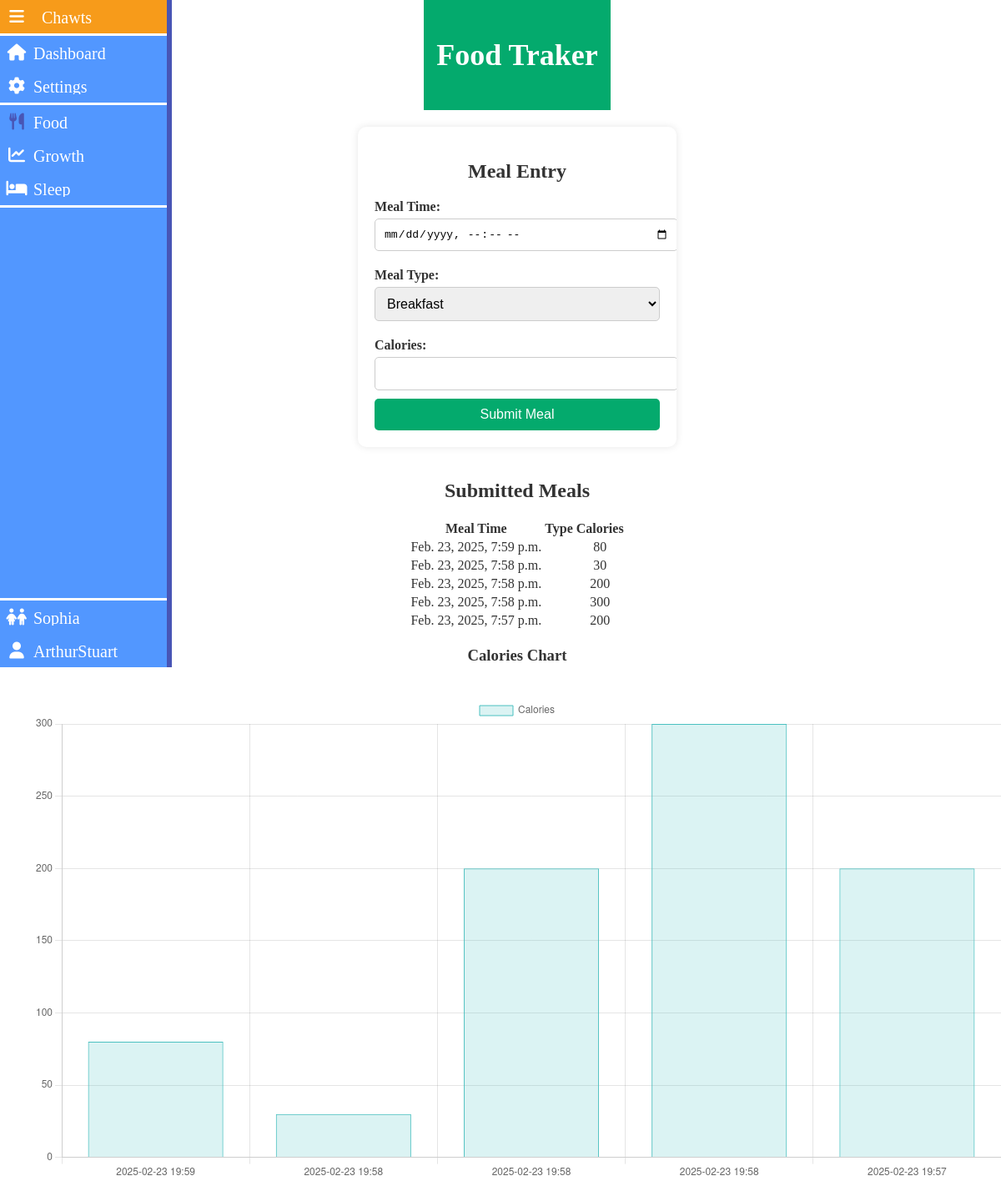
Screenshot of /food/ (signed in) with the database file from the repository.
### chawtsApp/models.py (models this page shows, shortened)
class Child(models.Model):
    firstName = models.CharField(max_length=50)
    lastName = models.CharField(max_length=50)
    dateOfBirth = models.DateField(default=None)
    profile_picture = models.ImageField(upload_to=profilePicUniqueUpload,blank=True, null=True)
    parents = models.ManyToManyField(User, through='FamilyAssociation', related_name='children')
    shareCode = models.CharField(max_length=10, unique=True, blank=True, null=True)
    class Meta:
        db_table = "chawts_child"

class Log(models.Model):
    TYPES = [
        ('sleep', 'Sleep'),
        ('food', 'Food'),
        ('growth', 'Growth'),
    ]
    type = models.CharField(max_length=50, choices=TYPES)
    timeEntry = models.DateTimeField(auto_now_add=True)     # time of when the user logged the event
    timeEvent = models.DateTimeField(default=timezone.now)  # time the user claimed the event happened (e.g. logging a meal after the fact)
    child = models.ForeignKey(Child, on_delete=models.CASCADE, related_name='logs')
    comment = models.CharField(max_length=100, blank=True, null=True)
    class Meta:
        db_table = "chawts_logBasic"
        abstract = True

class FoodLog(Log):
    child = models.ForeignKey(Child, on_delete=models.CASCADE, related_name='foodLogs')
    mealTypeBaby = [
        ('formula','Formula'),
        ('cowMilk','Cow Milk'),
        ('breastMilk','Breast Milk'),
    ]
    mealTypeChild = [
        ('pasta', 'Pasta'),
        ('jacketPotato','Jacket potato'),
        ('chickenCurryWithRice','Chicken curry with rice'),
        ('risotto','Risotto'),
        ('chilliConCarne','Chilli con carne'),
    ]
    amountEaten = [
        (0.00,'None'),
        (0.25,'Some'),
        (0.50,'Half'),
        (0.75,'Most'),
        (1.00,'Full'),
    ]
    mealType = models.CharField(max_length=50, choices=mealTypeBaby + mealTypeChild)
    amount = models.DecimalField(max_digits=3,decimal_places=2, choices=amountEaten,default=1.00)
    calories = models.IntegerField()
    class Meta:
        db_table = "chawts_logFood"

### chawtsApp/views.py (the view, shortened to what this page needs)
# urls.py: path("food/",       views.food,         name = "food"),
@login_required
def food(request):
    selected_child = None
    if 'selected_child_id' in request.session:
        selected_child = Child.objects.filter(id=request.session['selected_child_id'], parents=request.user).first()
    if not selected_child:
        return redirect('dashboard')
    meals = FoodLog.objects.filter(child=selected_child).order_by('-timeEvent')
    chart_data = {
        "labels": [meal.timeEvent.strftime('%Y-%m-%d %H:%M') for meal in meals],
        "calories": [meal.calories for meal in meals]
    }
    return render(request, "tracking/food.html", {
        "selected_child": selected_child,
        "meals": meals,
        "chart_data": json.dumps(chart_data),
    })

### chawtsApp/templates/tracking/food.html (shortened to what this page needs)
{% extends "base-sidebar.html" %}
{% load static %}
{% block headExtra %}
    <link rel="stylesheet" href="{% static 'css/food.css' %}" type="text/css">
{% endblock headExtra %}
{% block bodyExtra %}
    <header>
        <h1>Food Traker</h1>
    </header>
    <form method="post">
        <h2>Meal Entry</h2>
        <label for="meal-time">Meal Time:</label>
        <input type="datetime-local" name="meal_time" required>
        <label for="type">Meal Type:</label>
        <select name="type">
            <option value="breakfast">Breakfast</option>
        </select>
        <label for="calories">Calories:</label>
        <input type="number" name="calories" min="0" required>
        <button type="submit">Submit Meal</button>
    </form>
    <h2>Submitted Meals</h2>
        <table>
            <thead>
                <tr>
                    <th>Meal Time</th>
                    <th>Type</th>
                    <th>Calories</th>
                </tr>
            </thead>
            <tbody>
                {% for meal in meals %}
                <tr>
                    <td>{{ meal.timeEvent }}</td>
                    <td>{{ meal.get_type_display }}</td>
                    <td>{{ meal.calories }}</td>
                </tr>
                {% empty %}
                <tr><td colspan="3">No meals logged yet.</td></tr>
            {% endfor %}
            </tbody>
        </table>
    <h3>Calories Chart</h3>
    <canvas id="caloriesChart"></canvas>
    <script>
        var chartData = JSON.parse('{{ chart_data|safe }}');
        var ctx = document.getElementById('caloriesChart').getContext('2d');
        new Chart(ctx, {
            type: 'bar',
            data: {
                labels: chartData.labels,
                datasets: [{
                    label: 'Calories',
                    data: chartData.calories,
                    backgroundColor: 'rgba(75, 192, 192, 0.2)',
                    borderColor: 'rgba(75, 192, 192, 1)',
                    borderWidth: 1
                }]
            },options: {
                responsive: true,
                scales: {
                    y: {
                        beginAtZero: true
                    }
                }
            }
        });
    </script>
{%endblock bodyExtra %}

### chawtsApp/templates/base-sidebar.html (shortened to what this page needs)
{% extends "base.html" %}
{% load static %}
{% block headSidebar %}
  <link rel="stylesheet" href="{% static 'css/sidebar.css' %}" type= "text/css"/>
{% endblock headSidebar %}
{% block bodySidebar %}
  <div class="sidebar" id="sidebar">
    <ul class="menu">
        <a class="menu-item">
            <i class="fa fa-bars"></i>
            <span class="menu-text">Chawts</span>
        </a>
        <hr class="menu-separator">
        <a class="menu-item" href="{% url 'dashboard' %}"
        {% if request.path == '/dashboard/' %} id ="active" {% else %} id = inactive {% endif %}>
          <i class="fa-solid fa-home"></i>
          <span class="menu-text">Dashboard</span>
        </a>
        <a class="menu-item" href="{% url 'settings' %}"
        {% if request.path == '/settings/' %} id ="active" {% else %} id = inactive {% endif %}>
            <i class="fa-solid fa-cog"></i>
            <span class="menu-text">Settings</span>
        </a>
        <hr class="menu-separator">
        {% if selected_child  %}
        <a class="menu-item" href="{% url 'food' %}"
        {% if request.path == '/food/' %} id ="active" {% else %} id = inactive {% endif %}>
            <i class="fa-solid fa-utensils" ></i>
            <span class="menu-text">Food</span>
        </a>
        <a class="menu-item" href="{% url 'growth' %}"
        {% if request.path == '/growth/' %} id ="active" {% else %} id = inactive {% endif %}>
            <i class="fa-solid fa-chart-line"></i>
            <span class="menu-text">Growth</span>
        </a>
        <a class="menu-item" href="{% url 'sleep' %}"
        {% if request.path == '/sleep/' %} id ="active" {% else %} id = inactive {% endif %}>
            <i class="fa-solid fa-bed"></i>
            <span class="menu-text">Sleep</span>
        </a>
        <hr class="menu-separator">
        {% endif %}
        <div class="menu-bottom"">
            <hr class="menu-separator">
            {% if selected_child  %}
                <a class="menu-item" href="{% url 'dashboard' %}"
                {% if request.path == '/children/' %} id ="active" {% else %} id = inactive {% endif %}>
                    <i class="fa-solid fa-children"></i>
                    <span class="menu-text">{{ selected_child.firstName }}</span>
                </a>
            {% endif %}
            {% if user.is_authenticated %}
            <a class="menu-item" href="{% url 'dashboard' %}" id = inactive>
                <i class="fa-solid fa-user"></i>
                <span class="menu-text">{{ user.username}}</span>
            </a>
            {% else %}
            <a class="menu-item" href="{% url 'login' %}" id = inactive>
                <i class="fa-solid fa-user"></i>
                <span class="menu-text">Login</span>
            </a>
            {% endif %}
        </div>
    </ul>
  </div>
{% endblock bodySidebar %}

### chawtsApp/templates/base.html (shortened to what this page needs)
{% load static %}
<!DOCTYPE html>
<html lang="en">
  <head>
    <link href="https://cdnjs.cloudflare.com/ajax/libs/font-awesome/6.3.0/css/all.min.css" rel="stylesheet">
    <link rel="stylesheet" href="{% static 'css/base.css' %}" type= "text/css"/>
    {% block headSidebar %}
    {% endblock headSidebar %}
    {% block headExtra %}
    {% endblock headExtra %}
  </head>
  <body>
    <section class="navbar">
      {% block bodySidebar %}
      {% endblock bodySidebar %}
    </section>
    <section class="body-extra">
      {% block bodyExtra %}
      {% endblock bodyExtra %}
    </section>
  </body>
</html>

### static/css/base.css (style rules this page uses)
:root { --col-primary-dark: rgb(72, 85, 181); --col-primary: rgb(82, 151, 255); --col-primary-light: rgb(156, 229, 255); --col-secondary: rgb(247, 155, 26); --col-neutral-light: rgb(255, 255, 255); --col-neutral-mid: rgb(234, 234, 234); --col-neutral-dark: rgb(51, 51, 51); --col-highlight: rgb(216, 17, 89); }
body { background-color:var(--color-shade-5); font-family: consolas; margin: 0; display: flex; }

### static/css/sidebar.css (style rules this page uses)
:root { --sidebar-opening: 0.3s; --sidebar-closing: 1s; --sidebar-width-closed: 40px; --sidebar-width-open: 200px; --available-width: calc(100vw - var(--sidebar-width-closed)) }
.sidebar { position: fixed; z-index: 1000; background-color: var(--col-primary); color: var(--col-neutral-light); height: 100vh; display: flex; width:var(--sidebar-width-closed); transition: width var(--sidebar-closing) ease, border-width var(--sidebar-closing) ease, border-color var(--sidebar-closing) ease; border-right: 0px solid var(--col-primary-dark); transition: border-width 0.3; }
.sidebar.open { width:var(--sidebar-width-open); transition: width var(--sidebar-opening) ease, border-width var(--sidebar-opening) ease, border-color var(--sidebar-opening) ease; border-width: 6px; border-color: var(--col-primary-dark); }
#active i { color: var(--col-primary-dark); }
.menu { padding: 0; margin: 0; display: flex; flex-direction: column; flex: 1; }
.menu-separator { border: none; border-top: 3px solid var(--col-neutral-light); margin: 0px 7px; width:var(--sidebar-width-closed) - 10px; transition: width var(--sidebar-closing) ease; transition: margin var(--sidebar-closing) ease; }
.sidebar.open .menu-separator { margin: 0px; width:var(--sidebar-width-open) - 40px; transition: width var(--sidebar-opening) ease; transition: margin var(--sidebar-opening) ease; }
.menu-item { color: var(--col-neutral-light); text-decoration: none; display: flex; padding: 10px 0px; cursor: pointer; white-space: nowrap; }
.menu-bottom { margin-top: auto; }
.menu-item i { display: flex; justify-content: center; align-items: center; margin:0px 10px; width: 20px; height: 20px; font-size: 20px; }
.sidebar.open .menu-item i { display: flex; justify-content: center; align-items: center; }
.menu-text { overflow: hidden; height: 20px; font-size: 20px; color: var(--col-neutral-light); text-decoration: none; width:0px; padding-left:0px; transition: width var(--sidebar-closing) ease, padding var(--sidebar-closing) ease; }
.sidebar.open .menu-text { pointer-events: none; width: 150px; padding-left:0px; transition: width var(--sidebar-opening) ease, padding var(--sidebar-opening) ease; }

### static/css/food.css (style rules this page uses)
.body-extra { width: calc(100vw - var(--sidebar-width-closed)); min-height: 100vh; margin-left: var(--sidebar-width-closed); padding: 0; background-color:white; color: #333; text-align: center; display: flex; flex-direction: column; align-items: center; justify-content: flex-start; }
header { background-color:#04AA6D; color: white; padding: 15px; font-size: 1.5em; text-align: center; }
form { background: white; max-width: 400px; margin: 20px auto; padding: 20px; border-radius: 10px; box-shadow: 0px 0px 10px rgba(0, 0, 0, 0.1); text-align: left; overflow: hidden; }
h2 { text-align: center; color: #333; }
label { display: block; margin: 10px 0 5px; font-weight: bold; }
input, select { width: 100%; padding: 10px; margin-bottom: 10px; border: 1px solid #ccc; border-radius: 5px; font-size: 1em; }
button { background-color: #04AA6D; color: white; border: none; padding: 10px; width: 100%; border-radius: 5px; cursor: pointer; font-size: 1em; }
canvas { max-width: 100%; margin-top: 20px ; }

### rows the page displays
Child: firstName "Sophia"
FoodLog: timeEvent "Feb. 23, 2025, 7:59 p.m.", calories "80"
FoodLog: timeEvent "Feb. 23, 2025, 7:58 p.m.", calories "30"
FoodLog: timeEvent "Feb. 23, 2025, 7:58 p.m.", calories "200"
FoodLog: timeEvent "Feb. 23, 2025, 7:58 p.m.", calories "300"
FoodLog: timeEvent "Feb. 23, 2025, 7:57 p.m.", calories "200"

### other values shown
{{ user.username }} "ArthurStuart"
